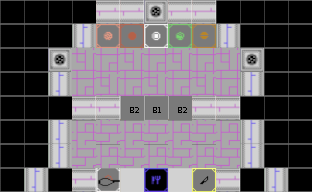

This game map was drawn from its Tiled (.tmx) file and the tilesets committed beside it. A one-line description and the full map source follow:
An orthogonal 13x8 tile map with 24x24 px tiles, 1 tile layer (Tile Layer 1).

<map version="1.4" tiledversion="1.4.3" orientation="orthogonal" renderorder="right-down" width="13" height="8" tilewidth="24" tileheight="24" infinite="0" nextlayerid="2" nextobjectid="1">
 <tileset firstgid="1" source="BurgerMayhem.tsx" />
 <layer id="1" name="Tile Layer 1" width="13" height="8">
  <data encoding="csv">
1,1,1,1,139,139,205,139,139,1,1,1,1,
1,1,1,172,100,133,34,166,67,172,1,1,1,
1,1,205,73,106,73,106,73,106,73,205,1,1,
1,1,172,106,73,106,73,106,73,106,172,1,1,
1,1,1,139,139,167,134,167,139,139,1,1,1,
1,1,172,7,40,7,40,7,40,7,172,1,1,
1,1,172,40,7,40,7,40,7,40,172,1,1,
1,172,1,139,265,331,199,331,298,139,1,172,1
</data>
 </layer>
</map>
